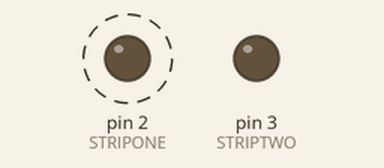
Recording of a sketch running on a simulated Arduino Uno, built with avr-gcc and run on an emulated ATmega328P. Shown: output pins drawn as LEDs (lit = HIGH). Dashed ring = blinking.

Above: at 0.15 s.
At 31.81 s:
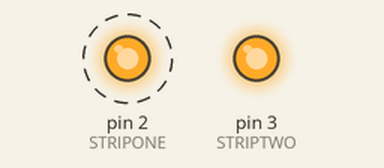
Timing chart, 0 to 31.9 s (numbered marks = the images above):
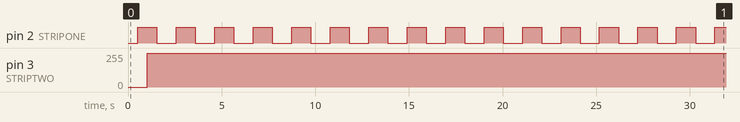

The sketch:

LED_Strip_PWM.ino
```cpp
// color swirl! connect an RGB LED to the PWM pins as indicated
// in the #defines
// public domain, enjoy!

#define STRIPTWO 3
#define STRIPONE 2

#define FADESPEED 4     // make this higher to slow down

void setup() {
  pinMode(STRIPONE, OUTPUT);
  pinMode(STRIPTWO, OUTPUT);
}


void loop() {
  int turnOn, turnOff;

  //On motion sensor activation
  //Strip 1 turning on
  for (turnOn = 0; turnOn < 256; turnOn++) {
    analogWrite(STRIPONE, turnOn);
    analogWrite(STRIPTWO, turnOn);
    delay(FADESPEED);
  }

  // fade from yellow to green
  for (turnOff = 255; turnOff > 0; turnOff--) {
    analogWrite(STRIPONE, turnOff);
    analogWrite(STRIPTWO, turnOff);
    delay(FADESPEED);
  }


}
```

Measured:
- by itself, pin 2 (STRIPONE): alternates HIGH for 1.0 s and LOW for 1.0 s
- by itself, pin 3 (STRIPTWO): 0/255 → 255/255 at 1.0 s
